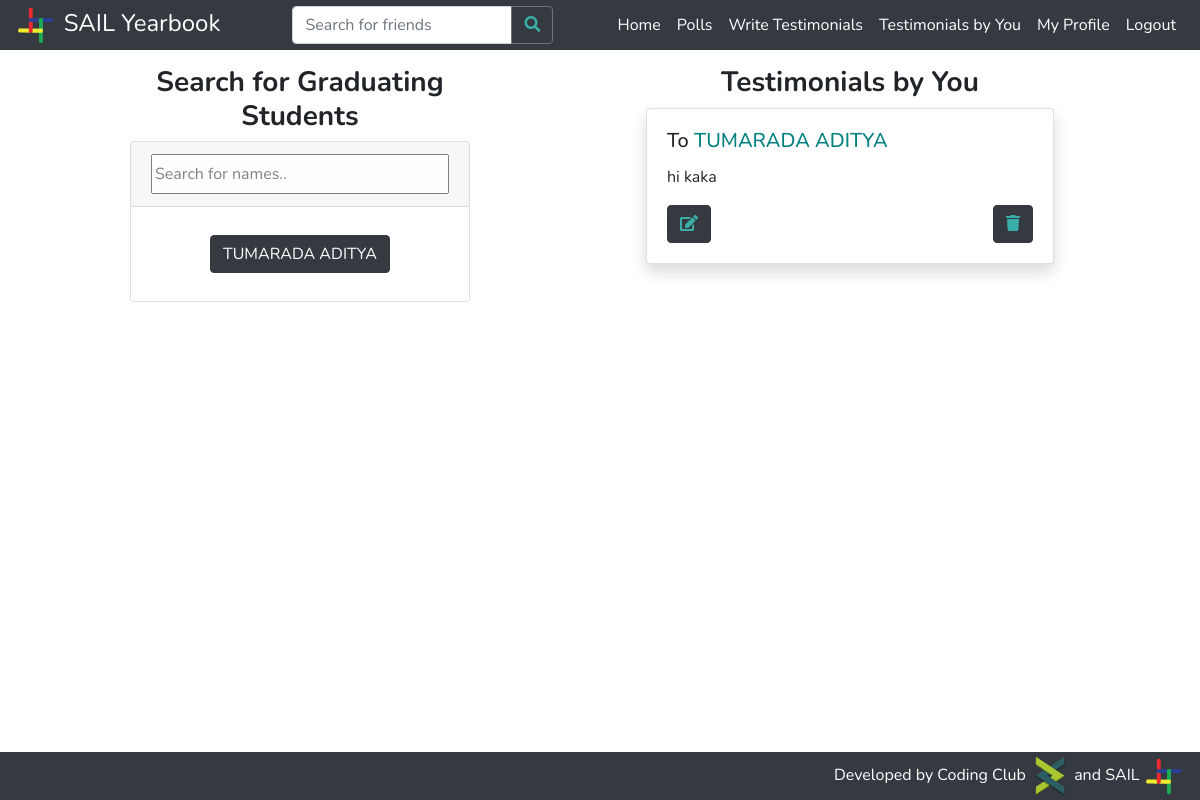
Page /write_testimonial/ (signed in) on the earlier database version.
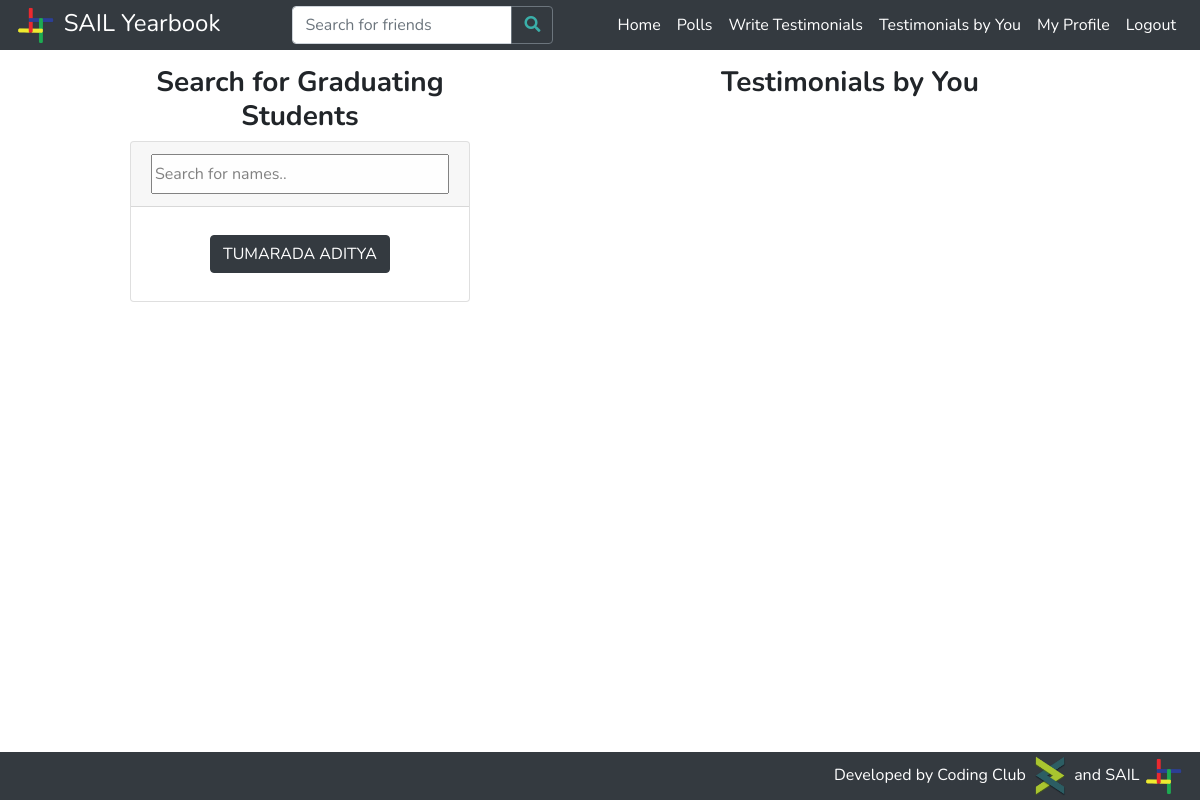
Same page on the later database version.
### students/models.py (models this page shows, shortened)
class Profile(models.Model):
    btech = '01'
    mtech = '41'
    phd = '61'
    msc = '21'
    msr = '43'
    ma = '22'
    bdes = '02'
    mdes = '42'
    error = '00'
    program_values = (
        (btech, 'BTech'),
        (mtech, 'MTech'),
        (phd, 'PhD'),
        (msc, 'MSc'),
        (msr, 'MS-R'),
        (ma, 'MA'),
        (bdes, 'BDes'),
        (mdes, 'MDes'),
        (error, 'Error')
    )
    cse = '01'
    ece = '02'
    me = '03'
    ce = '04'
    dd = '05'
    bsbe = '06'
    cl = '07'
    cst = '22'
    eee = '08'
    ma = '23'
    ph = '21'
    rt = '54'
    hss = '41'
    enc = '51'
    env = '52'
    nt = '53'
    lst = '55'
    department_values = (
        (cse, 'Computer Science & Engineering'),
        (ece, 'Electronics & Communication Engineering'),
        (me, 'Mechanical Engineering'),
        (ce, 'Civil Engineering'),
        (dd, 'Design'),
        (bsbe, 'Biosciences & Bioengineering'),
        (cl, 'Chemical Engineering'),
        (cst, 'Chemical Science & Technology'),
        (eee, 'Electronics & Electrical Engineering'),
        (ma, 'Mathematics & Computing'),
        (ph, 'Engineering Physics'),
        (rt, 'Rural Technology'),
        (hss, 'Humanities & Social Sciences'),
        (enc, 'Centre for Energy'),
        (env, 'Centre for Environment'),
        (nt, 'Centre for Nanotechnology'),
        (lst, 'Centre for Linguistic Science & Technology'),
        (error, 'Error')
    )
    profile_pic = models.ImageField(upload_to='profile_pics/', default='profile_pics/no-profile-pic.png')
    user = models.ForeignKey(User, on_delete=models.CASCADE)
    full_name = models.CharField(max_length=100)
    rollno = models.IntegerField()
    program = models.CharField(max_length=2, choices=program_values)
    department = models.CharField(max_length=3, choices=department_values)
    bio = models.TextField(max_length=500)
    graduating = models.BooleanField(default=False)

class Testimonial(models.Model):
    favourite = models.BooleanField(default=False)
    given_by = models.ForeignKey(Profile, null=True, on_delete=models.CASCADE, related_name='given_by')
    content = models.TextField(max_length = 300)
    given_to = models.ForeignKey(Profile, null=True, on_delete=models.CASCADE, related_name='given_to')

### students/views.py (the view)
# urls.py: path('write_testimonial/', student_views.write_testimonial, name='write_testimonial'),
@login_required
def write_testimonial(request):
    if request.method == 'GET':
        if request.user and not request.user.is_anonymous:
            logged_in = True
        else:
            logged_in = False
        if logged_in:
            user = User.objects.filter(username=request.user.username).first()
            profiles = Profile.objects.filter(graduating=True).order_by(Lower("full_name"))
            user_profile = Profile.objects.filter(user=user).first()
            testimonials = Testimonial.objects.filter(given_by=user_profile).order_by('-id')
            context = {
                'user': user,
                'profiles': profiles,
                'logged_in': logged_in,
                'testimonials': testimonials
            }
            return render(request, 'write_testimonial.html', context)
        else:
            return HttpResponseRedirect(reverse('login'))
    else:
        return error404(request)

### students/templates/write_testimonial.html (shortened to what this page needs)
{% extends 'base.html' %}
{% load static %}
{% block content %}
    <div class="container-fluid">
        <div class="row">
            <div class="col-xl-1 col-lg-12"></div>
            <div class="col-xl-4 col-lg-12" >
                <div class="container-fluid">
                    <h3 class="text-center" style="font-weight:bold;">Search for Graduating Students</h3>
                    <div class="card">
                        <div class="card-header">
                            <input type="text" id="search-input" onkeyup="searchFunction()" placeholder="Search for names.." title="Type in a name"
                                style="width:100%;height:2.5em;opacity:0.9;">
                        </div>
                        <div class="card-body">
                            <div class="d-flex justify-content-around flex-wrap" id="profile-links-flex">
                                    {% for profile in profiles %}
                                        <a href="{% url 'profile' profile.user.username %}" class="m-2 btn btn-dark profile-link-button"
                                        style="text-decoration:none;">{{ profile.full_name }}  </a>
                                    {% endfor %}
                            </div>
                        </div>
                    </div>
                </div>
            </div>
            <div class="col-xl-1 col-lg-12"></div>
            <div class="col-xl-5 col-lg-12 mt-xl-0 mt-sm-4">
                <div class="container-fluid">
                    <h3 class="text-center" id="testimonials" style="font-weight: bold;">Testimonials by You</h3>
                    {% for testimonial in testimonials %}
                        <div class="card shadow my-2 mx-lg-3" id="testimonial-{{ testimonial.id }}">
                            <div class="card-body">
                                <h5 class="card-title">
                                    To
                                    <a href="{% url 'profile' testimonial.given_to.user.username %}">
                                        {{ testimonial.given_to.full_name }}
                                    </a>
                                </h5>
                                <p class="card-text text-justify">
                                    {{ testimonial.content | linebreaksbr }}
                                </p>
                                <p class="float-left my-0">
                                    <button class="btn btn-dark" data-toggle="modal" data-target="#testimonial-modal-{{ testimonial.id }}"><i style="color: #3aafa9;" class="fas fa-edit"></i></button>
                                </p>
                                <p class="float-right my-0">
                                    <button class="btn btn-dark" onclick="deleteTestimonial({{ testimonial.id }})" data-toggle="tooltip" title="Delete the testimonial from your profile."><i style="color: #3aafa9;" class="fas fa-trash"></i></button>
                                </p>
                            </div>
                        </div>
                    {% endfor %}
                </div>
            </div>
            <div class="col-xl-1 col-lg-12"></div>
        </div>
    </div>
{% endblock %}

Differences in the rows shown:
removed Testimonial: given_to.full_name "TUMARADA ADITYA", content "hi kaka"
